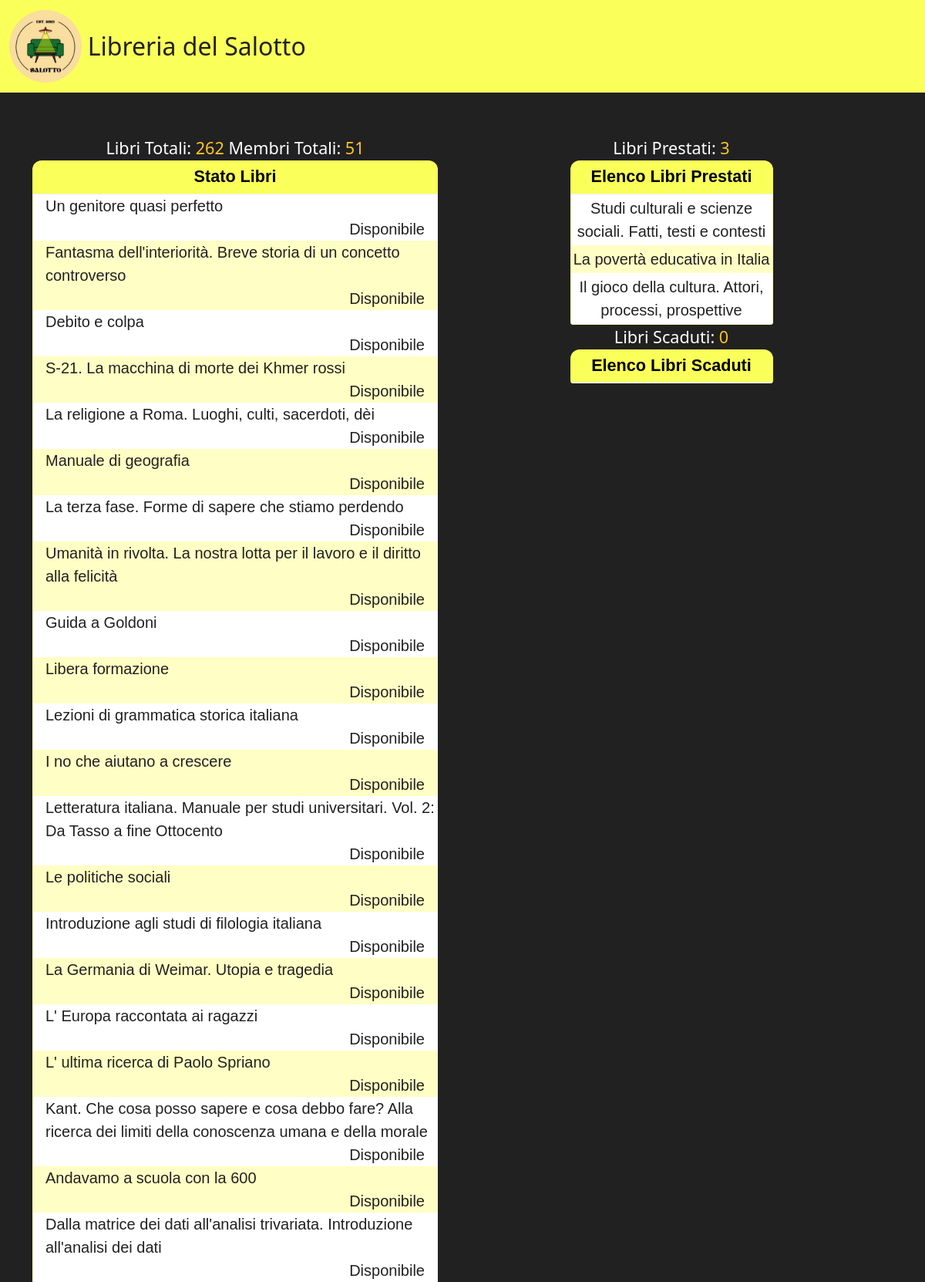
Screenshot of /libreria/stats_libreria (upper part) with the database file from the repository.
### libreria/models.py (models this page shows, shortened)
class Libro(models.Model):
    book_id = models.CharField(max_length=13, validators=[MinLengthValidator(13)], primary_key=True)
    image = models.ImageField(upload_to='media/', blank=True, null=True, default="./static/libreria/libro.png", validators=[validate_image])
    title = models.CharField(max_length=500)
    author = models.CharField(max_length=200)
    category = models.CharField(max_length=500, default='')
    shelf = models.CharField(max_length=3, default='999')
    is_borrowed = models.BooleanField(default=False)
    is_expired = models.BooleanField(default=False)
    member = models.ForeignKey(Membro, on_delete=models.SET_NULL, null=True, blank=True, related_name='books')
    def __str__(self) -> str:
        return self.title

### libreria/views.py (the view)
# urls.py: path('stats_libreria', views.statistiche_libreria, name='stats_library'),       # Stats library page
def statistiche_libreria(request):
    members = list(Membro.objects.all())
    books = list(Libro.objects.all())
    n_members = len(members)
    n_books = len(books)
    books_borrowed = [libro for libro in books if libro.is_borrowed]
    books_expired = [libro for libro in books if libro.is_expired]
    context = {'membri':members, 'libri':books, 'n_membri':n_members, 'n_libri':n_books, 'libri_prestati':books_borrowed, 'n_libri_prestati':len(books_borrowed)}
    context['libri_scaduti'] = books_expired
    context['n_libri_scaduti'] =len(books_expired)
    return render(request, 'libreria/stats_libreria.html', context)

### libreria/templates/libreria/stats_libreria.html (shortened to what this page needs)
{% extends 'libreria/common.html'%}
{% block content %}
    <div class="container">
        <div class="row" style="display: inline-flex; width:100%">
            <div class="col-sm" style="margin-top: 5%;">
                <center style="font-size:1.35rem;">
                    Libri Totali: <a style="color: #ffc720">{{ n_libri }}</a>
                    Membri Totali:  <a style="color: #ffc720">{{ n_membri }}</a>
                </center>
                <div class="tab" style="width:100%" style="color: ghostwhite; background-color: ghostwhite;">
                    <div class="tab__title">Stato Libri</div>
                    <div class="tab__data">
                        <div class="tab__center">
                            {% for l in libri %}
                                <div class="item__left" id="t-statLib">{{l}} </div>
                                <div class="item__right" id="t-statLib">
                                    {% if l.is_borrowed and l.is_expired %}
                                        Scaduto & Presatto
                                    {% elif l.is_expired %}
                                        Scaduto
                                    {% elif l.is_borrowed %}
                                        Prestato
                                    {% else %}
                                        Disponibile
                                    {% endif %}
                                </div>
                            {% endfor %}
                        </div>
                    </div>
                </div>
            </div>
            <div class="col-sm" style="margin-top:5%">
                <center>
                    <a style="font-size:1.35rem;">Libri Prestati: <a style="color: #ffc720; font-size:1.35rem;">{{ n_libri_prestati }}</a></a>
                    <div class="tab">
                        <div class="tab__title">Elenco Libri Prestati</div>
                        <div class="tab__data">
                            <div class="tab__center">
                                {% for prestati in libri_prestati %}
                                    <div class="item"> {{ prestati.title }} </div>
                                {% endfor %}
                            </div>
                        </div>
                    </div>
                     <a style="font-size:1.35rem;">Libri Scaduti: <a style="color: #ffc720; font-size:1.35rem;">{{ n_libri_scaduti }}</a></a>
                    <div class="tab">
                        <div class="tab__title">Elenco Libri Scaduti</div>
                        <div class="tab__data">
                        </div>
                    </div>
                </center>
            </div>
        </div>
    </div>
{% endblock %}

### libreria/static/libreria/style.css (style rules this page uses)
body { background-color: #212121; color:rgb(255, 255, 255); }
.row { display: flex; justify-content: center; gap: 1rem; }
.tab { width: 50%; background: rgb(250, 255, 89);; font-family: arial, sans-serif; border-top-left-radius: 12px; border-top-right-radius: 12px; border-bottom-left-radius: 4px; border-bottom-right-radius: 4px; overflow: hidden; }
.tab__title { text-align: center; color: rgb(0, 0, 0); font-weight: bold; padding: 5px 10px; border-bottom: 1px solid rgb(240, 240, 240); font-size: 1.35rem; }
.tab__data { font-size: 1.25rem; display: flex; justify-content: space-between; border-right: 1px solid rgb(255, 254, 196); border-left: 1px solid rgb(255, 254, 196); border-bottom: 1px solid rgb(255, 254, 196); }
.tab__center { width:100%; text-align: center; background: rgb(228, 228, 228); }
.item { color: #212121; padding: 3px 0; background-color: white; }
.item__right { width:40%; color: #212121; background-color: white; padding-right: 0.8em; text-align: end; float:right; }
.item__left { width:60%; color: #212121; background-color: white; padding-left: 0.8em; text-align: start; float:left; }
.item:nth-child(even) { background: rgb(255, 254, 196); }
.item__left:nth-of-type(4n+3) { background: rgb(255, 254, 196); }
.item__right:nth-of-type(4n+4) { background: rgb(255, 254, 196); }
#t-statLib { width: inherit; }

### rows the page displays
Libro: title "Un genitore quasi perfetto", is_borrowed "Disponibile"
Libro: title "Fantasma dell'interiorità. Breve storia di un concetto controverso", is_borrowed "Disponibile"
Libro: title "Debito e colpa", is_borrowed "Disponibile"
Libro: title "S-21. La macchina di morte dei Khmer rossi", is_borrowed "Disponibile"
Libro: title "La religione a Roma. Luoghi, culti, sacerdoti, dèi", is_borrowed "Disponibile"
Libro: title "Manuale di geografia", is_borrowed "Disponibile"
Libro: title "La terza fase. Forme di sapere che stiamo perdendo", is_borrowed "Disponibile"
Libro: title "Umanità in rivolta. La nostra lotta per il lavoro e il diritto alla felicità", is_borrowed "Disponibile"
Libro: title "Guida a Goldoni", is_borrowed "Disponibile"
Libro: title "Libera formazione", is_borrowed "Disponibile"
Libro: title "Lezioni di grammatica storica italiana", is_borrowed "Disponibile"
Libro: title "I no che aiutano a crescere", is_borrowed "Disponibile"
Libro: title "Letteratura italiana. Manuale per studi universitari. Vol. 2: Da Tasso a fine Ottocento", is_borrowed "Disponibile"
Libro: title "Le politiche sociali", is_borrowed "Disponibile"
Libro: title "Introduzione agli studi di filologia italiana", is_borrowed "Disponibile"
Libro: title "La Germania di Weimar. Utopia e tragedia", is_borrowed "Disponibile"
Libro: title "L' Europa raccontata ai ragazzi", is_borrowed "Disponibile"
Libro: title "L' ultima ricerca di Paolo Spriano", is_borrowed "Disponibile"
Libro: title "Kant. Che cosa posso sapere e cosa debbo fare? Alla ricerca dei limiti della conoscenza umana e della morale", is_borrowed "Disponibile"
Libro: title "Andavamo a scuola con la 600", is_borrowed "Disponibile"
Libro: title "Dalla matrice dei dati all'analisi trivariata. Introduzione all'analisi dei dati", is_borrowed "Disponibile"
Libro: title "Studi culturali e scienze sociali. Fatti, testi e contesti"
Libro: title "La povertà educativa in Italia"
Libro: title "Il gioco della cultura. Attori, processi, prospettive"

### other values shown
{{ n_libri }} "262"
{{ n_membri }} "51"
{{ n_libri_prestati }} "3"
{{ n_libri_scaduti }} "0"
